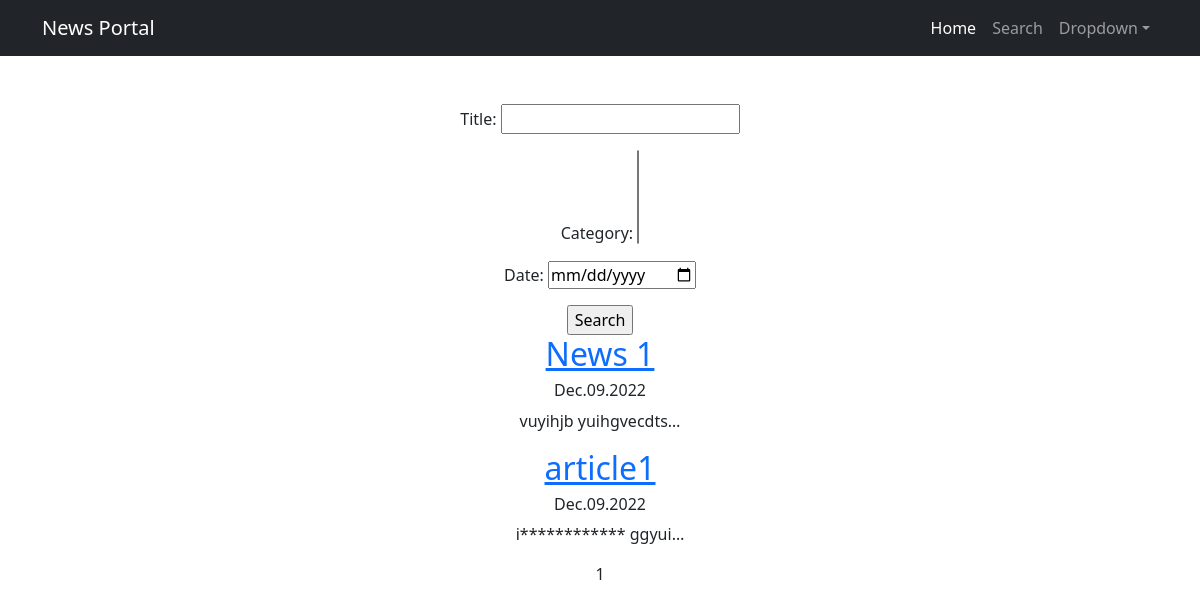
Page /news/search/ on the earlier database version.
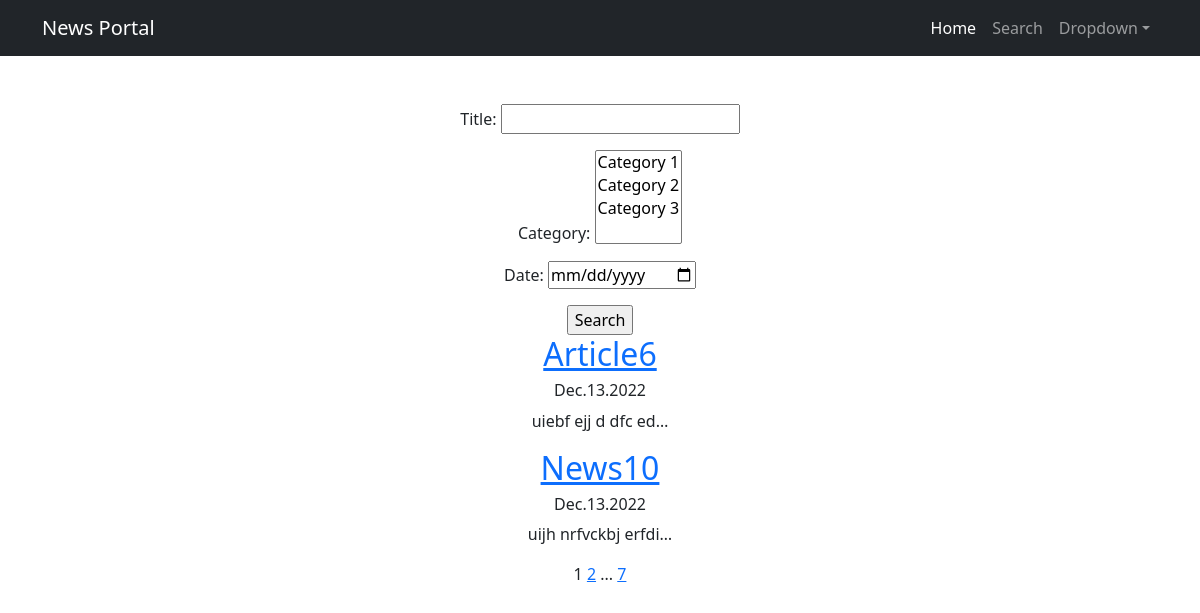
Same page on the later database version.
### news/models.py (models this page shows, shortened)
class Post(models.Model):
    author = models.ForeignKey(Author, on_delete=models.CASCADE)
    post_type = models.CharField(max_length=1, choices=[
                                     ('N', 'news'),
                                     ('A', 'article')
                                 ], default='N')
    date = models.DateTimeField(auto_now_add=True)
    category = models.ManyToManyField(Category, through='PostCategory')
    title = models.CharField(max_length=255)
    text = models.TextField()
    rating = models.PositiveIntegerField()

### news/views.py (the view)
# urls.py: path('news/search/', views.PostSearch.as_view(), name='post_search'),
class PostSearch(ListView):
    queryset = Post.objects.order_by('-date')
    template_name = 'news/post_search.html'
    paginate_by = 2
    def get_queryset(self):
        queryset = super().get_queryset()
        self.filterset = PostFilter(self.request.GET, queryset)
        return self.filterset.qs
    def get_context_data(self, **kwargs):
        context = super().get_context_data(**kwargs)
        context['filterset'] = self.filterset
        return context

### news/models.py (called while the page is built)
    def __str__(self):
        return self.name

### news/templatetags/custom_filters.py (called while the page is built)
@register.filter()
def censor(s):
    words = s.split(' ')
    for word_num in range(len(words)):
        if words[word_num].lower() in censored_list:
            if type(words[word_num]) is not str:
                raise TypeError('Censored word must be a string')
            for sym_num in range(1, len(words[word_num])):
                words[word_num] = words[word_num].replace(words[word_num][sym_num], "*")
    s = ' '.join(words)
    return s

### news/templatetags/custom_tags.py (called while the page is built)
@register.simple_tag(takes_context=True)
def url_replace(context, **kwargs):
   d = context['request'].GET.copy()
   for k, v in kwargs.items():
       d[k] = v
   return d.urlencode()

### templates/news/post_search.html
{% extends 'news/post_list.html' %}
{% load custom_filters %}
{% load custom_tags %}
{% block search %}
<form action="" method="get">
    {{ filterset.form.as_p }}
    <input type="submit" value="Search">
</form>
{% endblock search %}

### templates/news/post_list.html (shortened to what this page needs)
{% extends 'news/default.html' %}
{% load custom_filters %}
{% load custom_tags %}
{% block content %}
    {% block search %}
    {% endblock search %}
    {% for post in post_list %}
        <div>
            <h2><a href="{% url 'post_detail' post.pk %}">{{ post.title|censor }}</a></h2>
            <h6>{{ post.date|date:'M.d.Y' }}</h6>
            <p>{{ post.text|truncatechars:20|censor }}
        </div>
    {% empty %}
    <p>There are no any posts yet
    {% endfor %}
    {{ page_obj.number }}
    {% if page_obj.has_next %}
        <a href="?{% url_replace page=page_obj.next_page_number %}">{{ page_obj.next_page_number }}</a>
        {% if page_obj.next_page_number != paginator.num_pages %}
            ...
            <a href="?{% url_replace page=paginator.num_pages %}">{{ paginator.num_pages }}</a>
        {% endif %}
    {% endif %}
{% endblock content %}

Differences in the rows shown:
no longer on this page (row unchanged): Post: title|censor "News 1", date "Dec.09.2022", text|censor "vuyihjb yuihgvecdts…"
no longer on this page (row unchanged): Post: title|censor "article1", date "Dec.09.2022", text|censor "i************ ggyui…"
added Post: title|censor "Article6", date "Dec.13.2022", text|censor "uiebf ejj d dfc ed…"
added Post: title|censor "News10", date "Dec.13.2022", text|censor "uijh nrfvckbj erfdi…"
Other differences:
form field category: (not shown) → "Category 1 / Category 2 / Category 3"
{{ page_obj.next_page_number }}: (not shown) → "2"
{{ paginator.num_pages }}: (not shown) → "7"
